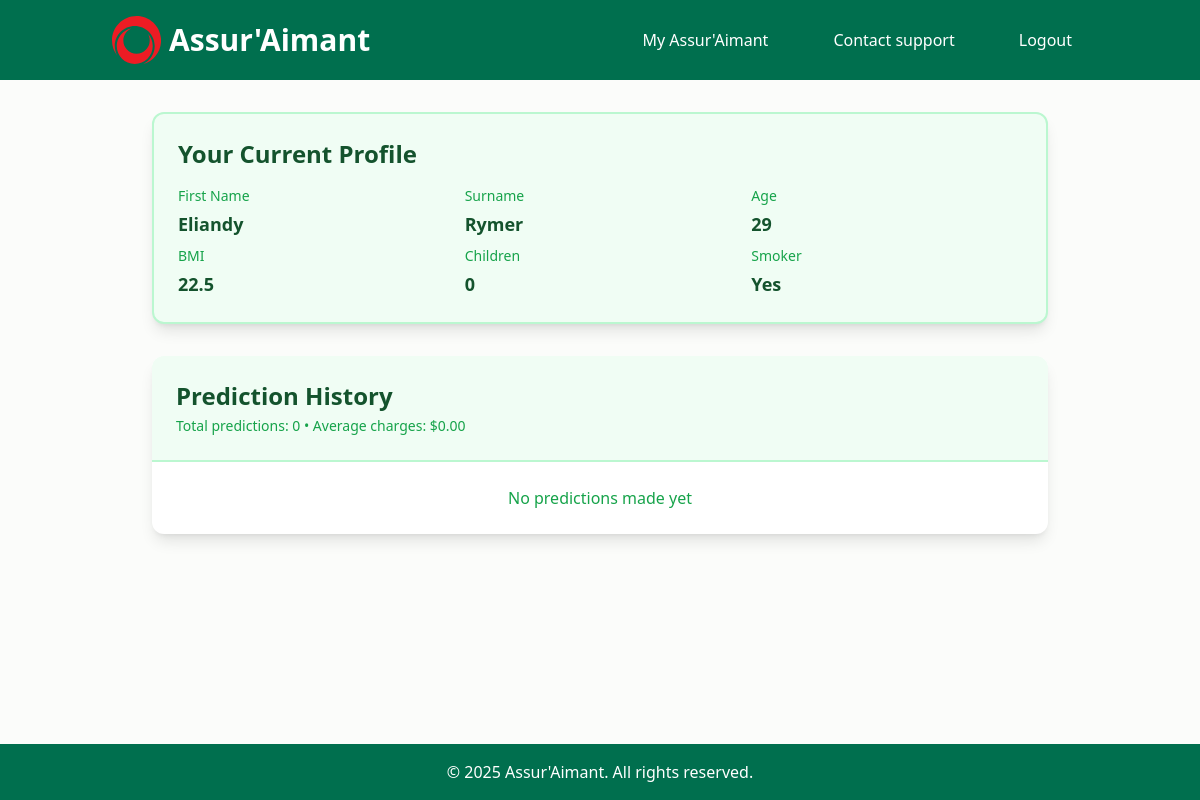
The page /prediction-history/ (signed in) on the database as committed earlier.
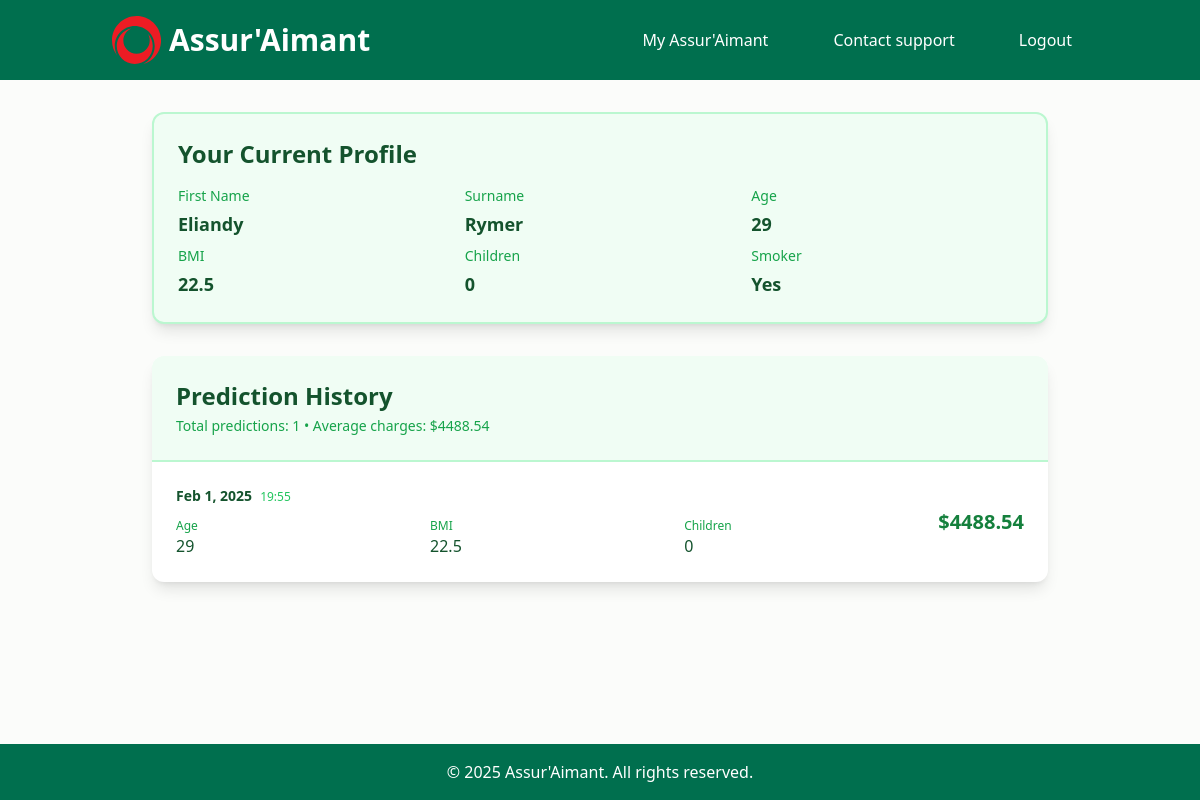
The same page on the database as committed later.
### insurance_app/models.py (models this page shows, shortened)
class UserProfile(AbstractUser):
    class SmokerType(models.TextChoices):
        YES = 'Yes', 'Yes'
        NO = 'No', 'No'
    class RegionType(models.TextChoices):
        NORTHEAST = 'Northeast', 'Northeast'
        NORTHWEST = 'Northwest', 'Northwest'
        SOUTHEAST = 'Southeast', 'Southeast'
        SOUTHWEST = 'Southwest', 'Southwest'
    class SexType(models.TextChoices):
        MALE = 'Male', 'Male'
        FEMALE = 'Female', 'Female'
    age = models.PositiveIntegerField(default=25)
    weight = models.PositiveIntegerField(default=60, help_text="Weight in kilograms")
    height = models.PositiveIntegerField(default=170, help_text="Height in centimeters")
    num_children = models.PositiveIntegerField(default=0)
    smoker = models.CharField(
        blank=False,
        max_length=10,
        choices=SmokerType.choices
    )
    region = models.CharField(
        blank=False,
        max_length=10,
        choices=RegionType.choices,
    )
    sex = models.CharField(
        blank=False,
        max_length=10,
        choices=SexType.choices,
    )
    @property
    def bmi(self):
        if self.height <= 0:
            return 0.0
        return round(self.weight / ((self.height / 100) ** 2), 1)

class PredictionHistory(models.Model):
    user = models.ForeignKey(
        UserProfile,
        on_delete=models.CASCADE,
        related_name='insurance_predictions'
    )
    timestamp = models.DateTimeField(auto_now_add=True)
    age = models.PositiveIntegerField()
    weight = models.PositiveIntegerField()
    height = models.PositiveIntegerField()
    num_children = models.PositiveIntegerField()
    smoker = models.CharField(max_length=10)
    region = models.CharField(max_length=10)
    sex = models.CharField(max_length=10)
    predicted_charges = models.DecimalField(
        max_digits=10,
        decimal_places=2,
        help_text="Predicted insurance charges in USD"
    )
    class Meta:
        ordering = ['-timestamp']
        verbose_name = "Insurance Prediction"
        verbose_name_plural = "Insurance Predictions"
        indexes = [
            models.Index(fields=['user', '-timestamp']),
        ]
    @property
    def bmi(self):
        if self.height <= 0:
            return 0.0
        return round(self.weight / ((self.height / 100) ** 2), 1)

### insurance_app/views.py (the view)
# urls.py: path('prediction-history/', PredictionHistoryView.as_view(), name='prediction_history'),
class PredictionHistoryView(LoginRequiredMixin, ListView):
    model = PredictionHistory
    template_name = 'insurance_app/prediction_history.html'
    context_object_name = 'predictions'
    paginate_by = 10
    def get_queryset(self):
        return self.model.objects.filter(user=self.request.user)\
            .select_related('user')\
            .order_by('-timestamp')
    def get_context_data(self, **kwargs):
        context = super().get_context_data(**kwargs)
        context.update({
            'user_profile': self.request.user,
            'total_predictions': self.get_queryset().count(),
            'average_charges': self.get_queryset().aggregate(
                Avg('predicted_charges')
            )['predicted_charges__avg']
        })
        return context

### insurance_app/templates/insurance_app/prediction_history.html (shortened to what this page needs)
{% extends "insurance_app/base_final.html" %}
{% load static %}
{% load tz %}
{% block content %}
<div class="container mx-auto px-4 py-8">
    <div class="max-w-4xl mx-auto">
        <div class="bg-green-50 border-2 border-green-200 rounded-xl shadow-lg p-6 mb-8">
            <h2 class="text-2xl font-bold text-green-900 mb-4">Your Current Profile</h2>
            <dl class="grid grid-cols-3 gap-x-4 gap-y-2">
                <div class="col-span-1">
                    <dt class="text-sm font-medium text-green-600">First Name</dt>
                    <dd class="mt-1 text-lg font-semibold text-green-900">{{ user.first_name }}</dd>
                </div>
                <div class="col-span-1">
                    <dt class="text-sm font-medium text-green-600">Surname</dt>
                    <dd class="mt-1 text-lg font-semibold text-green-900">{{ user.last_name }}</dd>
                </div>
                <div class="col-span-1">
                    <dt class="text-sm font-medium text-green-600">Age</dt>
                    <dd class="mt-1 text-lg font-semibold text-green-900">{{ user.age }}</dd>
                </div>
                <div class="col-span-1">
                    <dt class="text-sm font-medium text-green-600">BMI</dt>
                    <dd class="mt-1 text-lg font-semibold text-green-900">{{ user.bmi|floatformat:1 }}</dd>
                </div>
                <div class="col-span-1">
                    <dt class="text-sm font-medium text-green-600">Children</dt>
                    <dd class="mt-1 text-lg font-semibold text-green-900">{{ user.num_children }}</dd>
                </div>
                <div class="col-span-1">
                    <dt class="text-sm font-medium text-green-600">Smoker</dt>
                    <dd class="mt-1 text-lg font-semibold text-green-900">
                        {% if user.smoker %}Yes{% else %}No{% endif %}
                    </dd>
                </div>
            </dl>
        </div>
        <div class="bg-white rounded-xl shadow-lg overflow-hidden">
            <div class="p-6 bg-green-50 border-b-2 border-green-200">
                <h2 class="text-2xl font-bold text-green-900">Prediction History</h2>
                <p class="mt-1 text-sm text-green-600">
                    Total predictions: {{ total_predictions }} • Average charges: ${{ average_charges|floatformat:2|default:"0.00" }}
                </p>
            </div>
            <div class="divide-y divide-green-100">
                {% for prediction in predictions %}
                <div class="p-6 hover:bg-green-50 transition-colors duration-200">
                    <div class="flex items-center justify-between">
                        <div class="flex-1">
                            <div class="flex items-baseline gap-2">
                                <p class="text-sm font-semibold text-green-900">
                                    {{ prediction.timestamp|localtime|date:"M j, Y" }}
                                </p>
                                <span class="text-xs text-green-500">
                                    {{ prediction.timestamp|localtime|date:"H:i" }}
                                </span>
                            </div>
                            <div class="mt-3 grid grid-cols-3 gap-4">
                                <div>
                                    <p class="text-xs font-medium text-green-600">Age</p>
                                    <p class="text-base text-green-900">{{ prediction.age }}</p>
                                </div>
                                <div>
                                    <p class="text-xs font-medium text-green-600">BMI</p>
                                    <p class="text-base text-green-900">{{ prediction.bmi|floatformat:1 }}</p>
                                </div>
                                <div>
                                    <p class="text-xs font-medium text-green-600">Children</p>
                                    <p class="text-base text-green-900">{{ prediction.num_children }}</p>
                                </div>
                            </div>
                        </div>
                        <div class="ml-4 flex-shrink-0">
                            <span class="text-xl font-bold text-green-700">
                                ${{ prediction.predicted_charges|floatformat:2 }}
                            </span>
                        </div>
                    </div>
                </div>
                {% empty %}
                <div class="p-6 text-center text-green-600">
                    No predictions made yet
                </div>
                {% endfor %}
            </div>
        </div>
    </div>
</div>
{% endblock %}

### insurance_app/templates/insurance_app/base_final.html (shortened to what this page needs)
{% load static %}
<!DOCTYPE html>
<html lang="en">
<head>
    <script src="https://cdn.tailwindcss.com"></script>
</head>
<body class="min-h-screen flex flex-col text-whitesmoke font-sans bg-[#FBFCFA] scroll-smooth">
    <header class="bg-[#006f4e] text-white py-2 fixed w-full top-0 z-50">
        <div class="container mx-auto flex justify-between items-center px-6">
            <a href="{% url 'home' %}" class="flex items-center h-full py-2 space-x-2">
                <span class="text-white font-bold text-2xl md:text-3xl font-sans hover:opacity-90 transition-opacity">
                    Assur'Aimant
                </span>
            </a>
            {% if request.resolver_match.url_name != 'logout_user' %}
                <nav class="flex items-center">
                    <div class="flex items-center space-x-8">
                        {% if user.is_authenticated %}
                            <div x-data="{ open: false }" class="relative inline-block">
                                <button @click="open = !open" class="px-4 py-2 border border-transparent rounded hover:bg-[#ed1c24] hover:text-white transition-all">
                                    My Assur'Aimant
                                </button>
                            </div>
                            <form action="{% url 'contact_form' %}" method="GET" class="inline">
                                <button type="submit" class="px-4 py-2 rounded transition
                                    {% if request.resolver_match.url_name == 'contact_form' %}
                                        bg-[#026f4e] text-white shadow-lg
                                    {% else %}
                                        hover:bg-[#ed1c24] hover:text-white
                                    {% endif %}">
                                    Contact support
                                </button>
                            </form>
                            <form action="{% url 'logout_user' %}" method="POST" class="inline">
                                <button type="submit" class="px-4 py-2 rounded transition
                                    {% if request.resolver_match.url_name == 'logout_user' %}
                                        bg-[#026f4e] text-white shadow-lg
                                    {% else %}
                                        hover:bg-[#ed1c24] hover:text-white
                                    {% endif %}">
                                    Logout
                                </button>
                            </form>
                        {% endif %}
                    </div>
                </nav>
            {% endif %}
        </div>
    </header>
    <main class="my-6 pt-14">
        {% block content %} {% endblock %}
    </main>
    <footer class="bg-[#006f4e] text-white py-2 md:py-4 mt-auto">
        <div class="container mx-auto text-center text-sm md:text-base">
            &copy; 2025 Assur'Aimant. All rights reserved.
        </div>
    </footer>
</body>
</html>

### insurance_app/templates/insurance_app/base_final.html (style rules this page uses)
.svg-animations { transition: transform 0.3s ease; }

Rows that differ between the two databases and show on the page:
added PredictionHistory: timestamp "Feb 1, 2025", timestamp "19:55", age "29", bmi "22.5", num_children "0", predicted_charges "4488.54"
Other text that changed with them:
{{ total_predictions }}: "0" → "1"
{{ average_charges|floatformat:2|default:"0.00" }}: "0.00" → "4488.54"
text no longer shown: "No predictions made yet"
